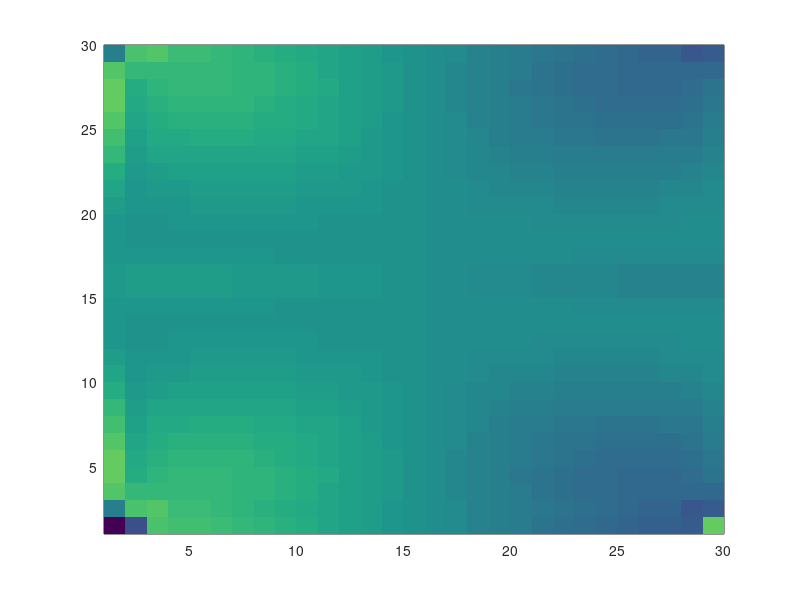

Here is the MATLAB script that generated this plot:
clc
clear

data = importdata('check_tend.txt');

nx = size(data,2);
ny = nx;
nVar = 3;
nPatch = 6;

var = zeros(nVar,nx,ny,nPatch);

count = 0;
for iVar = 1:nVar
    for iPatch = 1:nPatch
        for j = 1:ny
            count = count + 1;
            var(iVar,:,j,iPatch) = data(count,:);
        end
    end
end

figure
iVar = 2;
iPatch = 1;
ids = 3;
ide = 28;
jds = 3;
jde = 28;
% var_plt = squeeze(var(iVar,ids:ide,jds:jde,iPatch))';
var_plt = squeeze(var(iVar,:,:,iPatch))';
plt = pcolor(var_plt);
set(plt,'edgeColor','none')
% shading interp